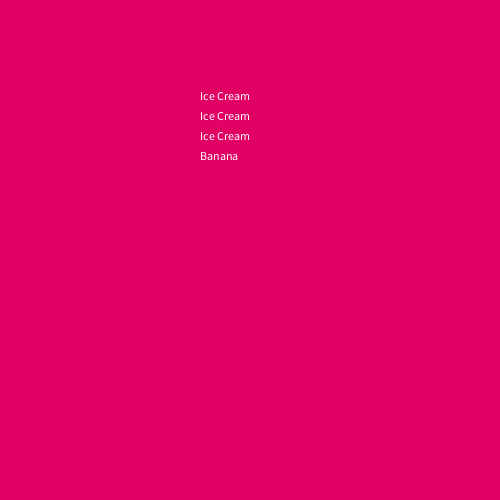
Frame 1 (no input)
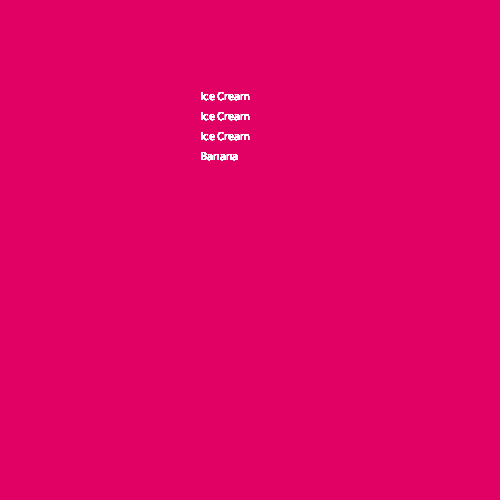
Frame 60 (the mouse pressed at the canvas centre just before this capture)
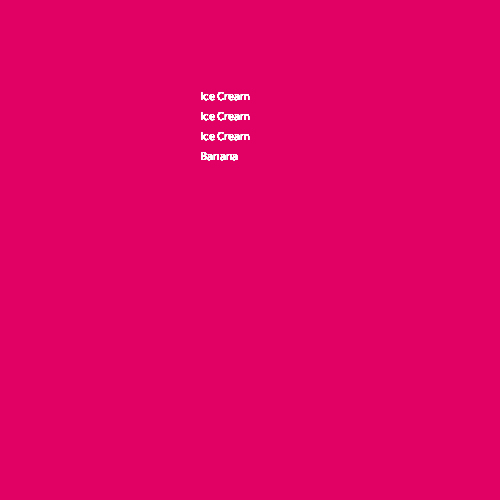
Frame 120 (the mouse held since frame 60 and released just before this capture)

The Processing sketch that drew these frames (run headless with seeded random() and noise(); from frame 60 on, the mouse is pressed at the canvas centre):

// Processing sketch: banana_split
// ── banana_split.pde
void setup() {
 size(500,500);
 background(225,0,100);
}

void draw(){
int y=100;
  for (int j = 0; j < 3; j++) {
  text("Ice Cream", 200, y ); 
  y=y+20;
}
text("Banana", 200, y);
}
